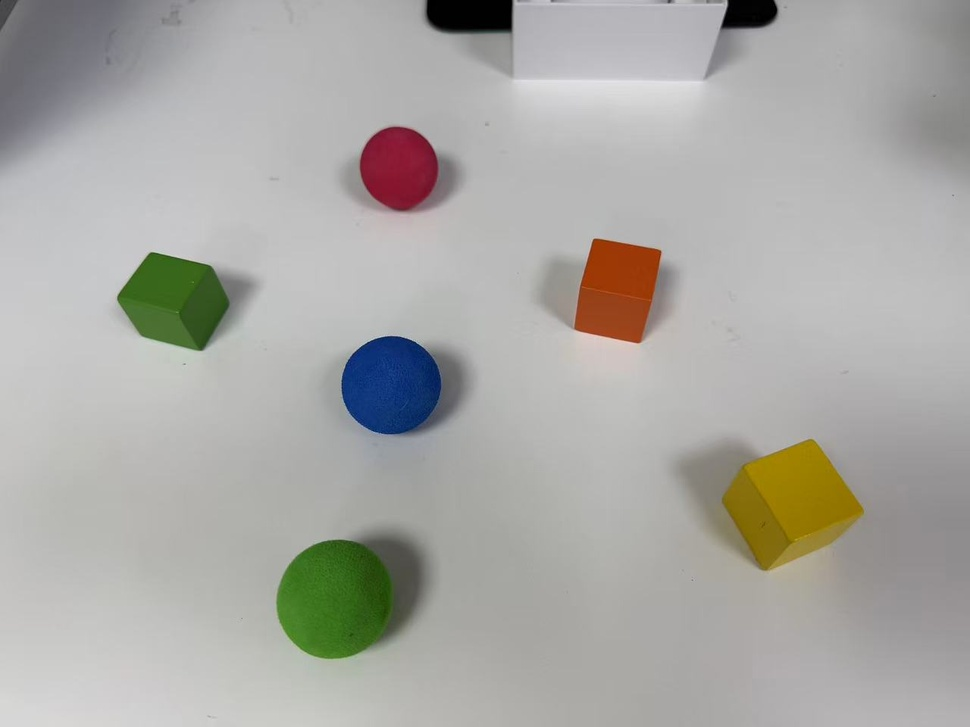
#> input picture Chapter3代码/Pictures/ball.jpg, 970 x 727 px, shrunk from 1280 x 960 before the run, found by its file name
$ python '边缘检测.py'   (older library calls are emulated)
#> lines starting #> are read from the running program, lines starting #| are printed output that depends on the picture; after the words box and inside, x2 and y2 are one past the last pixel; in counts of white or black regions, pixels touching at a corner belong together
import cv2
# 读取图像并去噪（关键：Canny前去噪能大幅提升效果）
img = cv2.imread("/home/pi/Pictures/ball.jpg", 0)  # 0表示读取为灰度图（边缘检测无需彩色）
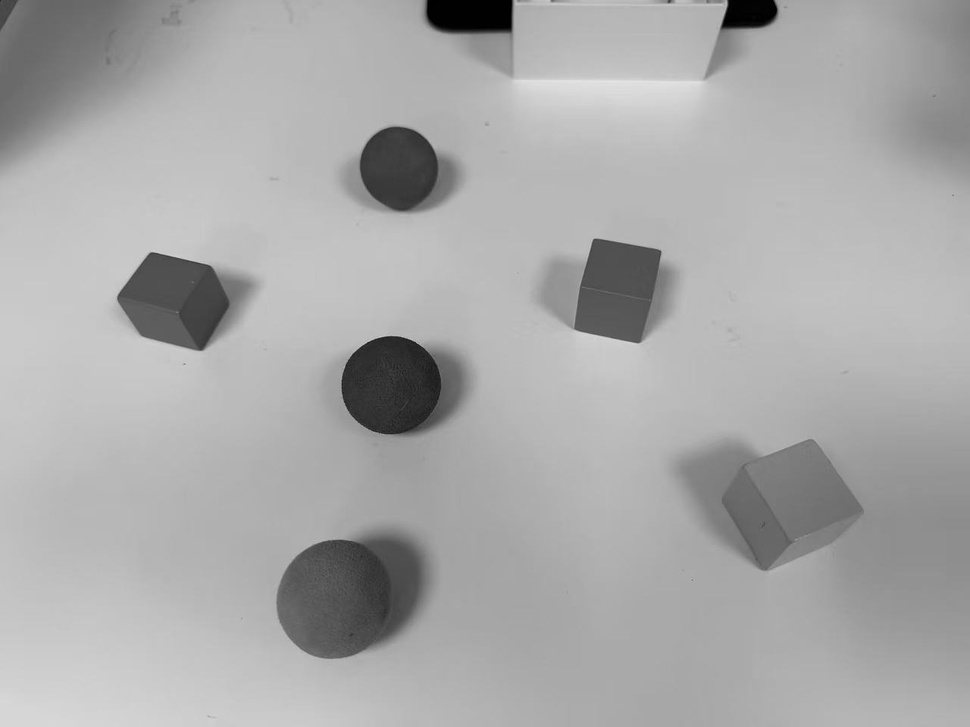
#> img: shape (727, 970); min 0, max 228, mean 169.2
img_blur = cv2.GaussianBlur(img, (3,3), 0)

# Canny边缘检测
edges = cv2.Canny(img_blur, 100, 200)
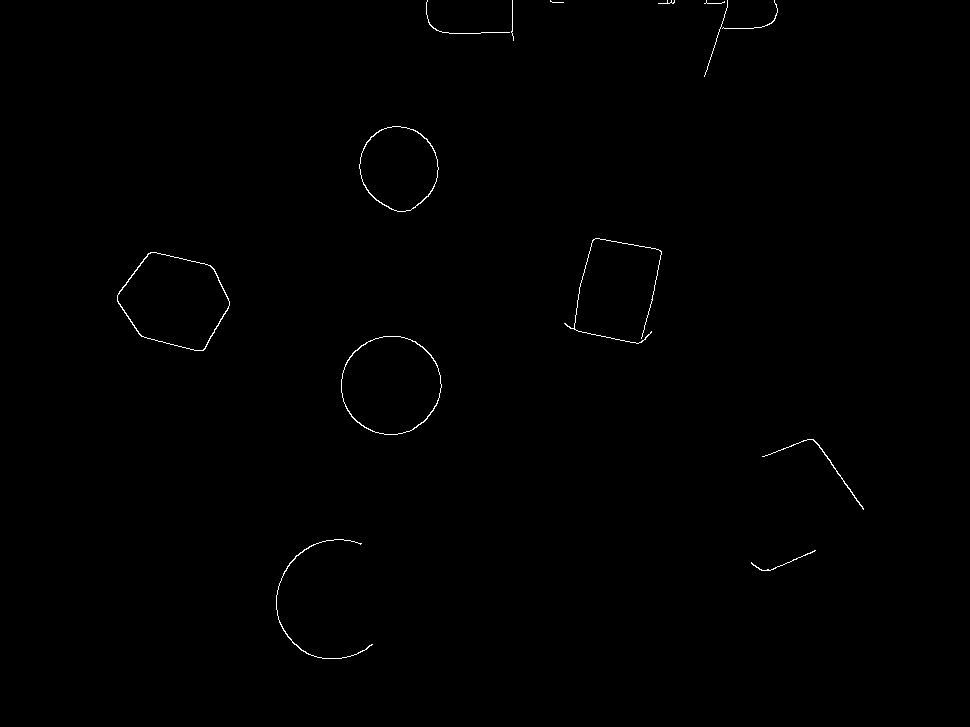
#> edges: shape (727, 970); 0.33% white in thin lines or dots, all inside (x1, y1, x2, y2) = (117, 0, 864, 659)

#Sobel 算子
sobel_x = cv2.Sobel(img, cv2.CV_64F, 1, 0, ksize=5)
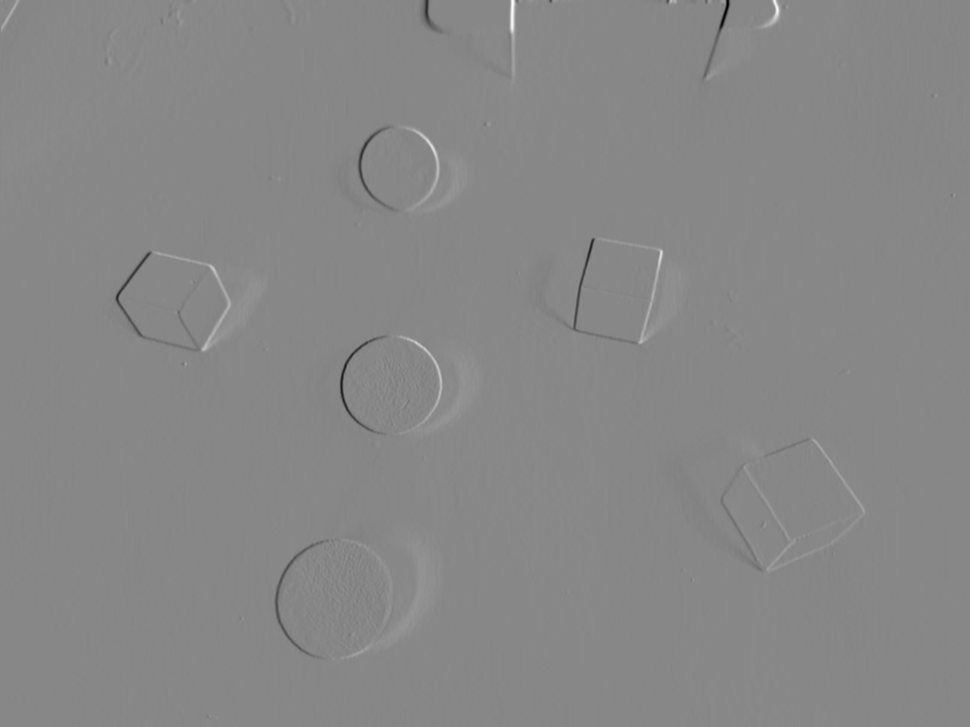
#> sobel_x: shape (727, 970) float64; min -7196, max 6338, mean -2.5; drawn with min black and max white
sobel_y = cv2.Sobel(img, cv2.CV_64F, 0, 1, ksize=5)

sobel_x_abs = cv2.convertScaleAbs(sobel_x)
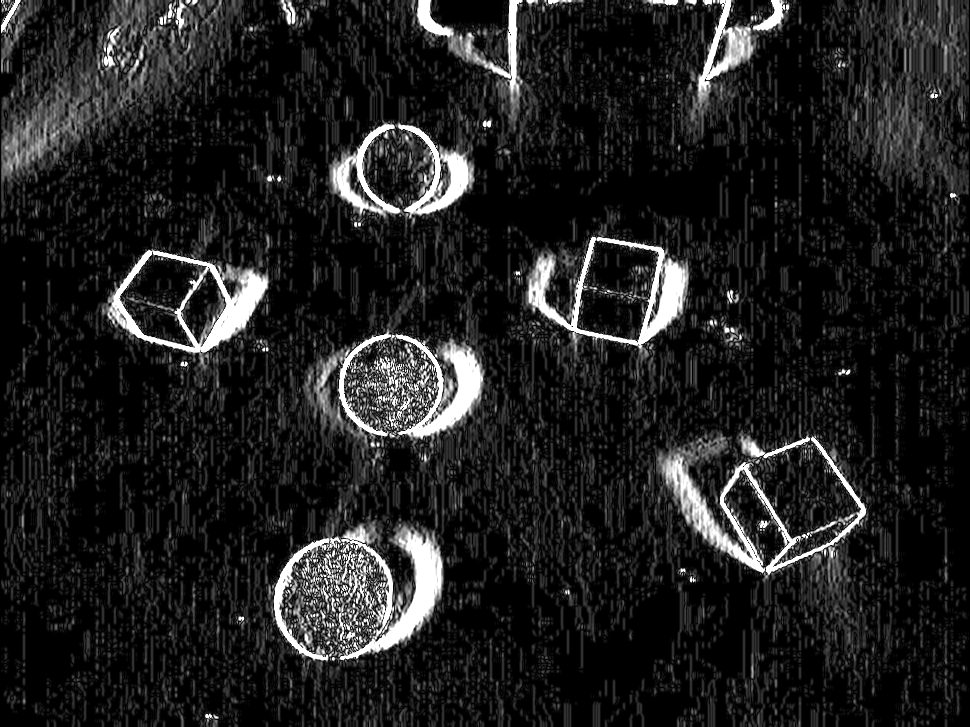
#> sobel_x_abs: shape (727, 970); min 0, max 255, mean 32.3
sobel_y_abs = cv2.convertScaleAbs(sobel_y)
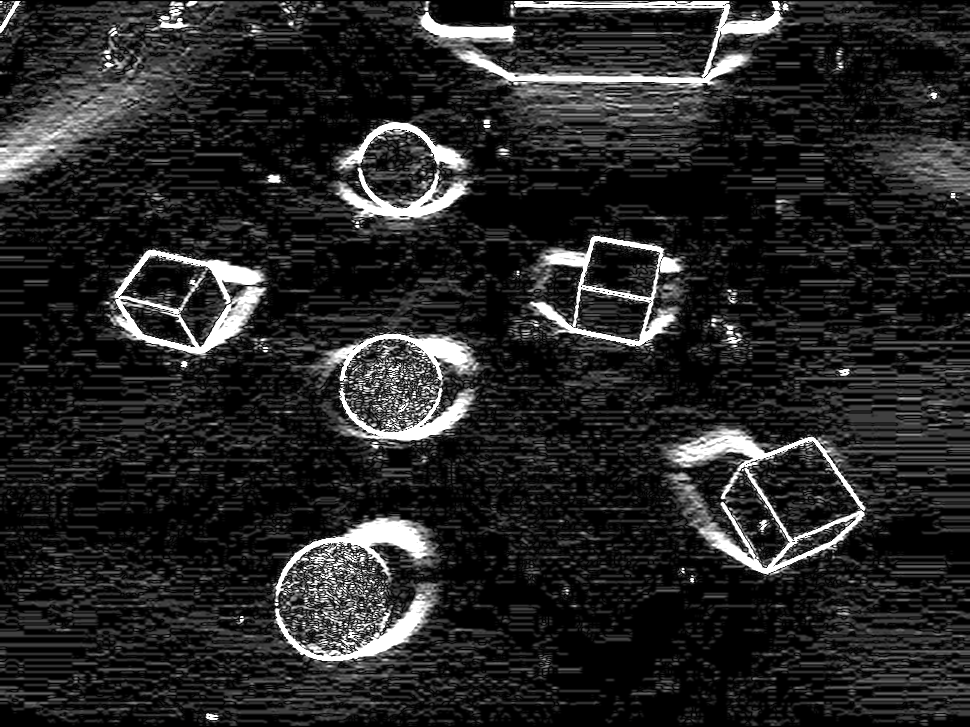
#> sobel_y_abs: shape (727, 970); min 0, max 255, mean 37.8
sobel_combined = cv2.addWeighted(sobel_x_abs, 0.5, sobel_y_abs, 0.5, 0)
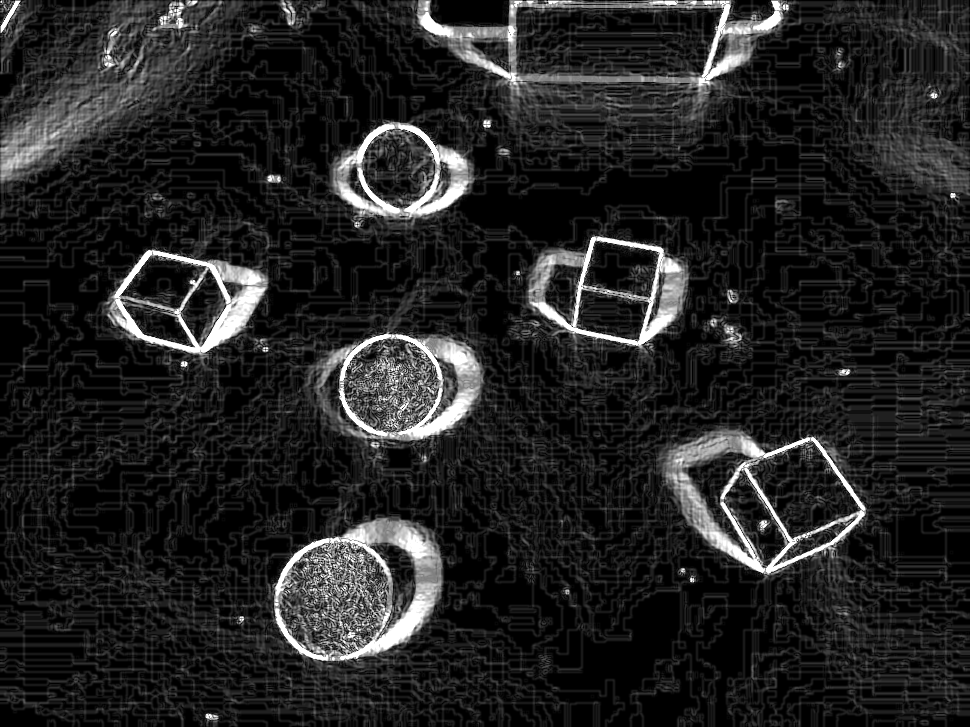
#> sobel_combined: shape (727, 970); min 0, max 255, mean 35

#laplacian 算子
laplacian = cv2.Laplacian(img_blur, cv2.CV_64F, ksize=3)
laplacian_abs = cv2.convertScaleAbs(laplacian)


# 显示对比
cv2.imwrite("/home/pi/Pictures/ball(canny).jpg", edges)
cv2.imwrite("/home/pi/Pictures/ball(sobel_x).jpg", sobel_x_abs)
cv2.imwrite("/home/pi/Pictures/ball(sobel_y).jpg", sobel_y_abs)
cv2.imwrite("/home/pi/Pictures/ball(sobel_combine).jpg", sobel_combined)
cv2.imwrite("/home/pi/Pictures/ball(laplacian_abs).jpg", laplacian_abs)
